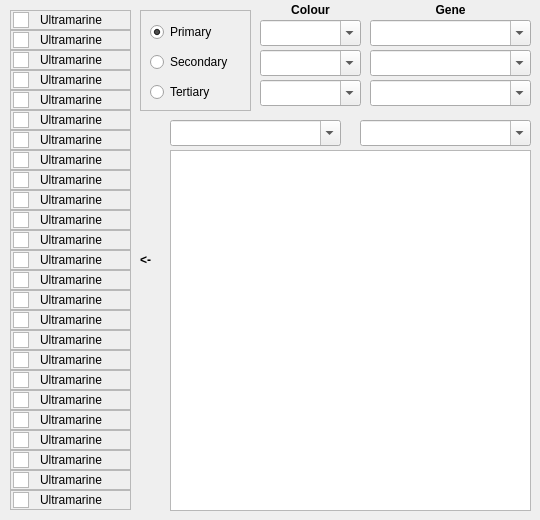
    <widget class="QWidget" name="morphology">
     <attribute name="title">
      <string>Morphology</string>
     </attribute>
     <widget class="QFrame" name="colourdisplayframe00">
      <property name="geometry">
       <rect>
        <x>10</x>
        <y>10</y>
        <width>121</width>
        <height>20</height>
       </rect>
      </property>
      <property name="frameShape">
       <enum>QFrame::Shape::StyledPanel</enum>
      </property>
      <property name="frameShadow">
       <enum>QFrame::Shadow::Raised</enum>
      </property>
      <widget class="QGraphicsView" name="graphicsView">
       <property name="geometry">
        <rect>
         <x>3</x>
         <y>2</y>
         <width>16</width>
         <height>16</height>
        </rect>
       </property>
      </widget>
      <widget class="QLabel" name="label">
       <property name="geometry">
        <rect>
         <x>30</x>
         <y>0</y>
         <width>101</width>
         <height>20</height>
        </rect>
       </property>
       <property name="text">
        <string>Ultramarine</string>
       </property>
      </widget>
     </widget>
     <widget class="QFrame" name="colourdisplayframe01">
      <property name="geometry">
       <rect>
        <x>10</x>
        <y>30</y>
        <width>121</width>
        <height>20</height>
       </rect>
      </property>
      <property name="frameShape">
       <enum>QFrame::Shape::StyledPanel</enum>
      </property>
      <property name="frameShadow">
       <enum>QFrame::Shadow::Raised</enum>
      </property>
      <widget class="QGraphicsView" name="graphicsView_2">
       <property name="geometry">
        <rect>
         <x>3</x>
         <y>2</y>
         <width>16</width>
         <height>16</height>
        </rect>
       </property>
      </widget>
      <widget class="QLabel" name="label_2">
       <property name="geometry">
        <rect>
         <x>30</x>
         <y>0</y>
         <width>101</width>
         <height>20</height>
        </rect>
       </property>
       <property name="text">
        <string>Ultramarine</string>
       </property>
      </widget>
     </widget>
     <widget class="QFrame" name="colourdisplayframe02">
      <property name="geometry">
       <rect>
        <x>10</x>
        <y>50</y>
        <width>121</width>
        <height>20</height>
       </rect>
      </property>
      <property name="frameShape">
       <enum>QFrame::Shape::StyledPanel</enum>
      </property>
      <property name="frameShadow">
       <enum>QFrame::Shadow::Raised</enum>
      </property>
      <widget class="QGraphicsView" name="graphicsView_4">
       <property name="geometry">
        <rect>
         <x>3</x>
         <y>2</y>
         <width>16</width>
         <height>16</height>
        </rect>
       </property>
      </widget>
      <widget class="QLabel" name="label_4">
       <property name="geometry">
        <rect>
         <x>30</x>
         <y>0</y>
         <width>101</width>
         <height>20</height>
        </rect>
       </property>
       <property name="text">
        <string>Ultramarine</string>
       </property>
      </widget>
     </widget>
     <widget class="QFrame" name="colourdisplayframe03">
      <property name="geometry">
       <rect>
        <x>10</x>
        <y>70</y>
        <width>121</width>
        <height>20</height>
       </rect>
      </property>
      <property name="frameShape">
       <enum>QFrame::Shape::StyledPanel</enum>
      </property>
      <property name="frameShadow">
       <enum>QFrame::Shadow::Raised</enum>
      </property>
      <widget class="QGraphicsView" name="graphicsView_3">
       <property name="geometry">
        <rect>
         <x>3</x>
         <y>2</y>
         <width>16</width>
         <height>16</height>
        </rect>
       </property>
      </widget>
      <widget class="QLabel" name="label_3">
       <property name="geometry">
        <rect>
         <x>30</x>
         <y>0</y>
         <width>101</width>
         <height>20</height>
        </rect>
       </property>
       <property name="text">
        <string>Ultramarine</string>
       </property>
      </widget>
     </widget>
     <widget class="QFrame" name="colourdisplayframe06">
      <property name="geometry">
       <rect>
        <x>10</x>
        <y>130</y>
        <width>121</width>
        <height>20</height>
       </rect>
      </property>
      <property name="frameShape">
       <enum>QFrame::Shape::StyledPanel</enum>
      </property>
      <property name="frameShadow">
       <enum>QFrame::Shadow::Raised</enum>
      </property>
      <widget class="QGraphicsView" name="graphicsView_9">
       <property name="geometry">
        <rect>
         <x>3</x>
         <y>2</y>
         <width>16</width>
         <height>16</height>
        </rect>
       </property>
      </widget>
      <widget class="QLabel" name="label_9">
       <property name="geometry">
        <rect>
         <x>30</x>
         <y>0</y>
         <width>101</width>
         <height>20</height>
        </rect>
       </property>
       <property name="text">
        <string>Ultramarine</string>
       </property>
      </widget>
     </widget>
     <widget class="QFrame" name="colourdisplayframe05">
      <property name="geometry">
       <rect>
        <x>10</x>
        <y>110</y>
        <width>121</width>
        <height>20</height>
       </rect>
      </property>
      <property name="frameShape">
       <enum>QFrame::Shape::StyledPanel</enum>
      </property>
      <property name="frameShadow">
       <enum>QFrame::Shadow::Raised</enum>
      </property>
      <widget class="QGraphicsView" name="graphicsView_10">
       <property name="geometry">
        <rect>
         <x>3</x>
         <y>2</y>
         <width>16</width>
         <height>16</height>
        </rect>
       </property>
      </widget>
      <widget class="QLabel" name="label_10">
       <property name="geometry">
        <rect>
         <x>30</x>
         <y>0</y>
         <width>101</width>
         <height>20</height>
        </rect>
       </property>
       <property name="text">
        <string>Ultramarine</string>
       </property>
      </widget>
     </widget>
     <widget class="QFrame" name="colourdisplayframe04">
      <property name="geometry">
       <rect>
        <x>10</x>
        <y>90</y>
        <width>121</width>
        <height>20</height>
       </rect>
      </property>
      <property name="frameShape">
       <enum>QFrame::Shape::StyledPanel</enum>
      </property>
      <property name="frameShadow">
       <enum>QFrame::Shadow::Raised</enum>
      </property>
      <widget class="QGraphicsView" name="graphicsView_11">
       <property name="geometry">
        <rect>
         <x>3</x>
         <y>2</y>
         <width>16</width>
         <height>16</height>
        </rect>
       </property>
      </widget>
      <widget class="QLabel" name="label_11">
       <property name="geometry">
        <rect>
         <x>30</x>
         <y>0</y>
         <width>101</width>
         <height>20</height>
        </rect>
       </property>
       <property name="text">
        <string>Ultramarine</string>
       </property>
      </widget>
     </widget>
     <widget class="QFrame" name="colourdisplayframe07">
      <property name="geometry">
       <rect>
        <x>10</x>
        <y>150</y>
        <width>121</width>
        <height>20</height>
       </rect>
      </property>
      <property name="frameShape">
       <enum>QFrame::Shape::StyledPanel</enum>
      </property>
      <property name="frameShadow">
       <enum>QFrame::Shadow::Raised</enum>
      </property>
      <widget class="QGraphicsView" name="graphicsView_12">
       <property name="geometry">
        <rect>
         <x>3</x>
         <y>2</y>
         <width>16</width>
         <height>16</height>
        </rect>
       </property>
      </widget>
      <widget class="QLabel" name="label_12">
       <property name="geometry">
        <rect>
         <x>30</x>
         <y>0</y>
         <width>101</width>
         <height>20</height>
        </rect>
       </property>
       <property name="text">
        <string>Ultramarine</string>
       </property>
      </widget>
     </widget>
     <widget class="QFrame" name="colourdisplayframe12">
      <property name="geometry">
       <rect>
        <x>10</x>
        <y>250</y>
        <width>121</width>
        <height>20</height>
       </rect>
      </property>
      <property name="frameShape">
       <enum>QFrame::Shape::StyledPanel</enum>
      </property>
      <property name="frameShadow">
       <enum>QFrame::Shadow::Raised</enum>
      </property>
      <widget class="QGraphicsView" name="graphicsView_20">
       <property name="geometry">
        <rect>
         <x>3</x>
         <y>2</y>
         <width>16</width>
         <height>16</height>
        </rect>
       </property>
      </widget>
      <widget class="QLabel" name="label_20">
       <property name="geometry">
        <rect>
         <x>30</x>
         <y>0</y>
         <width>101</width>
         <height>20</height>
        </rect>
       </property>
       <property name="text">
        <string>Ultramarine</string>
       </property>
      </widget>
     </widget>
     <widget class="QFrame" name="colourdisplayframe10">
      <property name="geometry">
       <rect>
        <x>10</x>
        <y>210</y>
        <width>121</width>
        <height>20</height>
       </rect>
      </property>
      <property name="frameShape">
       <enum>QFrame::Shape::StyledPanel</enum>
      </property>
      <property name="frameShadow">
       <enum>QFrame::Shadow::Raised</enum>
      </property>
      <widget class="QGraphicsView" name="graphicsView_14">
       <property name="geometry">
        <rect>
         <x>3</x>
         <y>2</y>
         <width>16</width>
         <height>16</height>
        </rect>
       </property>
      </widget>
      <widget class="QLabel" name="label_14">
       <property name="geometry">
        <rect>
         <x>30</x>
         <y>0</y>
         <width>101</width>
         <height>20</height>
        </rect>
       </property>
       <property name="text">
        <string>Ultramarine</string>
       </property>
      </widget>
     </widget>
     <widget class="QFrame" name="colourdisplayframe08">
      <property name="geometry">
       <rect>
        <x>10</x>
        <y>170</y>
        <width>121</width>
        <height>20</height>
       </rect>
      </property>
      <property name="frameShape">
       <enum>QFrame::Shape::StyledPanel</enum>
      </property>
      <property name="frameShadow">
       <enum>QFrame::Shadow::Raised</enum>
      </property>
      <widget class="QGraphicsView" name="graphicsView_18">
       <property name="geometry">
        <rect>
         <x>3</x>
         <y>2</y>
         <width>16</width>
         <height>16</height>
        </rect>
       </property>
      </widget>
      <widget class="QLabel" name="label_18">
       <property name="geometry">
        <rect>
         <x>30</x>
         <y>0</y>
         <width>101</width>
         <height>20</height>
        </rect>
       </property>
       <property name="text">
        <string>Ultramarine</string>
       </property>
      </widget>
     </widget>
     <widget class="QFrame" name="colourdisplayframe13">
      <property name="geometry">
       <rect>
        <x>10</x>
        <y>270</y>
        <width>121</width>
        <height>20</height>
       </rect>
      </property>
      <property name="frameShape">
       <enum>QFrame::Shape::StyledPanel</enum>
      </property>
      <property name="frameShadow">
       <enum>QFrame::Shadow::Raised</enum>
      </property>
      <widget class="QGraphicsView" name="graphicsView_17">
       <property name="geometry">
        <rect>
         <x>3</x>
         <y>2</y>
         <width>16</width>
         <height>16</height>
        </rect>
       </property>
      </widget>
      <widget class="QLabel" name="label_17">
       <property name="geometry">
        <rect>
         <x>30</x>
         <y>0</y>
         <width>101</width>
         <height>20</height>
        </rect>
       </property>
       <property name="text">
        <string>Ultramarine</string>
       </property>
      </widget>
     </widget>
     <widget class="QFrame" name="colourdisplayframe11">
      <property name="geometry">
       <rect>
        <x>10</x>
        <y>230</y>
        <width>121</width>
        <height>20</height>
       </rect>
      </property>
      <property name="frameShape">
       <enum>QFrame::Shape::StyledPanel</enum>
      </property>
      <property name="frameShadow">
       <enum>QFrame::Shadow::Raised</enum>
      </property>
      <widget class="QGraphicsView" name="graphicsView_19">
       <property name="geometry">
        <rect>
         <x>3</x>
         <y>2</y>
         <width>16</width>
         <height>16</height>
        </rect>
       </property>
      </widget>
      <widget class="QLabel" name="label_19">
       <property name="geometry">
        <rect>
         <x>30</x>
         <y>0</y>
         <width>101</width>
         <height>20</height>
        </rect>
       </property>
       <property name="text">
        <string>Ultramarine</string>
       </property>
      </widget>
     </widget>
     <widget class="QFrame" name="colourdisplayframe14">
      <property name="geometry">
       <rect>
        <x>10</x>
        <y>290</y>
        <width>121</width>
        <height>20</height>
       </rect>
      </property>
      <property name="frameShape">
       <enum>QFrame::Shape::StyledPanel</enum>
      </property>
      <property name="frameShadow">
       <enum>QFrame::Shadow::Raised</enum>
      </property>
      <widget class="QGraphicsView" name="graphicsView_15">
       <property name="geometry">
        <rect>
         <x>3</x>
         <y>2</y>
         <width>16</width>
         <height>16</height>
        </rect>
       </property>
      </widget>
      <widget class="QLabel" name="label_15">
       <property name="geometry">
        <rect>
         <x>30</x>
         <y>0</y>
         <width>101</width>
         <height>20</height>
        </rect>
       </property>
       <property name="text">
        <string>Ultramarine</string>
       </property>
      </widget>
     </widget>
     <widget class="QFrame" name="colourdisplayframe15">
      <property name="geometry">
       <rect>
        <x>10</x>
        <y>310</y>
        <width>121</width>
        <height>20</height>
       </rect>
      </property>
      <property name="frameShape">
       <enum>QFrame::Shape::StyledPanel</enum>
      </property>
      <property name="frameShadow">
       <enum>QFrame::Shadow::Raised</enum>
      </property>
      <widget class="QGraphicsView" name="graphicsView_13">
       <property name="geometry">
        <rect>
         <x>3</x>
         <y>2</y>
         <width>16</width>
         <height>16</height>
        </rect>
       </property>
      </widget>
      <widget class="QLabel" name="label_13">
       <property name="geometry">
        <rect>
         <x>30</x>
         <y>0</y>
         <width>101</width>
         <height>20</height>
        </rect>
       </property>
       <property name="text">
        <string>Ultramarine</string>
       </property>
      </widget>
     </widget>
     <widget class="QFrame" name="colourdisplayframe09">
      <property name="geometry">
       <rect>
        <x>10</x>
        <y>190</y>
        <width>121</width>
        <height>20</height>
       </rect>
      </property>
      <property name="frameShape">
       <enum>QFrame::Shape::StyledPanel</enum>
      </property>
      <property name="frameShadow">
       <enum>QFrame::Shadow::Raised</enum>
      </property>
      <widget class="QGraphicsView" name="graphicsView_16">
       <property name="geometry">
        <rect>
         <x>3</x>
         <y>2</y>
         <width>16</width>
         <height>16</height>
        </rect>
       </property>
      </widget>
      <widget class="QLabel" name="label_16">
       <property name="geometry">
        <rect>
         <x>30</x>
         <y>0</y>
         <width>101</width>
         <height>20</height>
        </rect>
       </property>
       <property name="text">
        <string>Ultramarine</string>
       </property>
      </widget>
     </widget>
     <widget class="QFrame" name="colourdisplayframe20">
      <property name="geometry">
       <rect>
        <x>10</x>
        <y>410</y>
        <width>121</width>
        <height>20</height>
       </rect>
      </property>
      <property name="frameShape">
       <enum>QFrame::Shape::StyledPanel</enum>
      </property>
      <property name="frameShadow">
       <enum>QFrame::Shadow::Raised</enum>
      </property>
      <widget class="QGraphicsView" name="graphicsView_28">
       <property name="geometry">
        <rect>
         <x>3</x>
         <y>2</y>
         <width>16</width>
         <height>16</height>
        </rect>
       </property>
      </widget>
      <widget class="QLabel" name="label_28">
       <property name="geometry">
        <rect>
         <x>30</x>
         <y>0</y>
         <width>101</width>
         <height>20</height>
        </rect>
       </property>
       <property name="text">
        <string>Ultramarine</string>
       </property>
      </widget>
     </widget>
     <widget class="QFrame" name="colourdisplayframe21">
      <property name="geometry">
       <rect>
        <x>10</x>
        <y>430</y>
        <width>121</width>
        <height>20</height>
       </rect>
      </property>
      <property name="frameShape">
       <enum>QFrame::Shape::StyledPanel</enum>
      </property>
      <property name="frameShadow">
       <enum>QFrame::Shadow::Raised</enum>
      </property>
      <widget class="QGraphicsView" name="graphicsView_25">
       <property name="geometry">
        <rect>
         <x>3</x>
         <y>2</y>
         <width>16</width>
         <height>16</height>
        </rect>
       </property>
      </widget>
      <widget class="QLabel" name="label_25">
       <property name="geometry">
        <rect>
         <x>30</x>
         <y>0</y>
         <width>101</width>
         <height>20</height>
        </rect>
       </property>
       <property name="text">
        <string>Ultramarine</string>
       </property>
      </widget>
     </widget>
     <widget class="QFrame" name="colourdisplayframe23">
      <property name="geometry">
       <rect>
        <x>10</x>
        <y>470</y>
        <width>121</width>
        <height>20</height>
       </rect>
      </property>
      <property name="frameShape">
       <enum>QFrame::Shape::StyledPanel</enum>
      </property>
      <property name="frameShadow">
       <enum>QFrame::Shadow::Raised</enum>
      </property>
      <widget class="QGraphicsView" name="graphicsView_21">
       <property name="geometry">
        <rect>
         <x>3</x>
         <y>2</y>
         <width>16</width>
         <height>16</height>
        </rect>
       </property>
      </widget>
      <widget class="QLabel" name="label_21">
       <property name="geometry">
        <rect>
         <x>30</x>
         <y>0</y>
         <width>101</width>
         <height>20</height>
        </rect>
       </property>
       <property name="text">
        <string>Ultramarine</string>
       </property>
      </widget>
     </widget>
     <widget class="QFrame" name="colourdisplayframe19">
      <property name="geometry">
       <rect>
        <x>10</x>
        <y>390</y>
        <width>121</width>
        <height>20</height>
       </rect>
      </property>
      <property name="frameShape">
       <enum>QFrame::Shape::StyledPanel</enum>
      </property>
      <property name="frameShadow">
       <enum>QFrame::Shadow::Raised</enum>
      </property>
      <widget class="QGraphicsView" name="graphicsView_27">
       <property name="geometry">
        <rect>
         <x>3</x>
         <y>2</y>
         <width>16</width>
         <height>16</height>
        </rect>
       </property>
      </widget>
      <widget class="QLabel" name="label_27">
       <property name="geometry">
        <rect>
         <x>30</x>
         <y>0</y>
         <width>101</width>
         <height>20</height>
        </rect>
       </property>
       <property name="text">
        <string>Ultramarine</string>
       </property>
      </widget>
     </widget>
     <widget class="QFrame" name="colourdisplayframe18">
      <property name="geometry">
       <rect>
        <x>10</x>
        <y>370</y>
        <width>121</width>
        <height>20</height>
       </rect>
      </property>
      <property name="frameShape">
       <enum>QFrame::Shape::StyledPanel</enum>
      </property>
      <property name="frameShadow">
       <enum>QFrame::Shadow::Raised</enum>
      </property>
      <widget class="QGraphicsView" name="graphicsView_22">
       <property name="geometry">
        <rect>
         <x>3</x>
         <y>2</y>
         <width>16</width>
         <height>16</height>
        </rect>
       </property>
      </widget>
      <widget class="QLabel" name="label_22">
       <property name="geometry">
        <rect>
         <x>30</x>
         <y>0</y>
         <width>101</width>
         <height>20</height>
        </rect>
       </property>
       <property name="text">
        <string>Ultramarine</string>
       </property>
      </widget>
     </widget>
     <widget class="QFrame" name="colourdisplayframe22">
      <property name="geometry">
       <rect>
        <x>10</x>
        <y>450</y>
        <width>121</width>
        <height>20</height>
       </rect>
      </property>
      <property name="frameShape">
       <enum>QFrame::Shape::StyledPanel</enum>
      </property>
      <property name="frameShadow">
       <enum>QFrame::Shadow::Raised</enum>
      </property>
      <widget class="QGraphicsView" name="graphicsView_23">
       <property name="geometry">
        <rect>
         <x>3</x>
         <y>2</y>
         <width>16</width>
         <height>16</height>
        </rect>
       </property>
      </widget>
      <widget class="QLabel" name="label_23">
       <property name="geometry">
        <rect>
         <x>30</x>
         <y>0</y>
         <width>101</width>
         <height>20</height>
        </rect>
       </property>
       <property name="text">
        <string>Ultramarine</string>
       </property>
      </widget>
     </widget>
     <widget class="QFrame" name="colourdisplayframe17">
      <property name="geometry">
       <rect>
        <x>10</x>
        <y>350</y>
        <width>121</width>
        <height>20</height>
       </rect>
      </property>
      <property name="frameShape">
       <enum>QFrame::Shape::StyledPanel</enum>
      </property>
      <property name="frameShadow">
       <enum>QFrame::Shadow::Raised</enum>
      </property>
      <widget class="QGraphicsView" name="graphicsView_24">
       <property name="geometry">
        <rect>
         <x>3</x>
         <y>2</y>
         <width>16</width>
         <height>16</height>
        </rect>
       </property>
      </widget>
      <widget class="QLabel" name="label_24">
       <property name="geometry">
        <rect>
         <x>30</x>
         <y>0</y>
         <width>101</width>
         <height>20</height>
        </rect>
       </property>
       <property name="text">
        <string>Ultramarine</string>
       </property>
      </widget>
     </widget>
     <widget class="QFrame" name="colourdisplayframe16">
      <property name="geometry">
       <rect>
        <x>10</x>
        <y>330</y>
        <width>121</width>
        <height>20</height>
       </rect>
      </property>
      <property name="frameShape">
       <enum>QFrame::Shape::StyledPanel</enum>
      </property>
      <property name="frameShadow">
       <enum>QFrame::Shadow::Raised</enum>
      </property>
      <widget class="QGraphicsView" name="graphicsView_26">
       <property name="geometry">
        <rect>
         <x>3</x>
         <y>2</y>
         <width>16</width>
         <height>16</height>
        </rect>
       </property>
      </widget>
      <widget class="QLabel" name="label_26">
       <property name="geometry">
        <rect>
         <x>30</x>
         <y>0</y>
         <width>101</width>
         <height>20</height>
        </rect>
       </property>
       <property name="text">
        <string>Ultramarine</string>
       </property>
      </widget>
     </widget>
     <widget class="QFrame" name="colourdisplayframe24">
      <property name="geometry">
       <rect>
        <x>10</x>
        <y>490</y>
        <width>121</width>
        <height>20</height>
       </rect>
      </property>
      <property name="frameShape">
       <enum>QFrame::Shape::StyledPanel</enum>
      </property>
      <property name="frameShadow">
       <enum>QFrame::Shadow::Raised</enum>
      </property>
      <widget class="QGraphicsView" name="graphicsView_30">
       <property name="geometry">
        <rect>
         <x>3</x>
         <y>2</y>
         <width>16</width>
         <height>16</height>
        </rect>
       </property>
      </widget>
      <widget class="QLabel" name="label_30">
       <property name="geometry">
        <rect>
         <x>30</x>
         <y>0</y>
         <width>101</width>
         <height>20</height>
        </rect>
       </property>
       <property name="text">
        <string>Ultramarine</string>
       </property>
      </widget>
     </widget>
     <widget class="QComboBox" name="primarycolourcombobox">
      <property name="geometry">
       <rect>
        <x>260</x>
        <y>20</y>
        <width>101</width>
        <height>26</height>
       </rect>
      </property>
      <property name="editable">
       <bool>true</bool>
      </property>
     </widget>
     <widget class="QLabel" name="label_31">
      <property name="geometry">
       <rect>
        <x>140</x>
        <y>250</y>
        <width>21</width>
        <height>20</height>
       </rect>
      </property>
      <property name="text">
       <string>&lt;html&gt;&lt;head/&gt;&lt;body&gt;&lt;p&gt;&lt;span style=&quot; font-weight:700;&quot;&gt;&amp;lt;-&lt;/span&gt;&lt;/p&gt;&lt;/body&gt;&lt;/html&gt;</string>
      </property>
     </widget>
     <widget class="QFrame" name="radiobuttonframe">
      <property name="geometry">
       <rect>
        <x>140</x>
        <y>10</y>
        <width>111</width>
        <height>101</height>
       </rect>
      </property>
      <property name="frameShape">
       <enum>QFrame::Shape::StyledPanel</enum>
      </property>
      <property name="frameShadow">
       <enum>QFrame::Shadow::Raised</enum>
      </property>
      <widget class="QRadioButton" name="primaryradiobutton">
       <property name="geometry">
        <rect>
         <x>10</x>
         <y>10</y>
         <width>101</width>
         <height>24</height>
        </rect>
       </property>
       <property name="text">
        <string>Primary</string>
       </property>
       <property name="checked">
        <bool>true</bool>
       </property>
      </widget>
      <widget class="QRadioButton" name="secondaryradiobutton">
       <property name="geometry">
        <rect>
         <x>10</x>
         <y>40</y>
         <width>101</width>
         <height>24</height>
        </rect>
       </property>
       <property name="text">
        <string>Secondary</string>
       </property>
      </widget>
      <widget class="QRadioButton" name="tertiaryradiobutton">
       <property name="geometry">
        <rect>
         <x>10</x>
         <y>70</y>
         <width>101</width>
         <height>24</height>
        </rect>
       </property>
       <property name="text">
        <string>Tertiary</string>
       </property>
      </widget>
     </widget>
     <widget class="QComboBox" name="secondarycolourcombobox">
      <property name="geometry">
       <rect>
        <x>260</x>
        <y>50</y>
        <width>101</width>
        <height>26</height>
       </rect>
      </property>
      <property name="editable">
       <bool>true</bool>
      </property>
     </widget>
     <widget class="QComboBox" name="tertiarycolourcombobox">
      <property name="geometry">
       <rect>
        <x>260</x>
        <y>80</y>
        <width>101</width>
        <height>26</height>
       </rect>
      </property>
      <property name="editable">
       <bool>true</bool>
      </property>
     </widget>
     <widget class="QComboBox" name="tertiarygenecombobox">
      <property name="geometry">
       <rect>
        <x>370</x>
        <y>80</y>
        <width>161</width>
        <height>26</height>
       </rect>
      </property>
      <property name="editable">
       <bool>true</bool>
      </property>
     </widget>
     <widget class="QComboBox" name="secondarygenecombobox">
      <property name="geometry">
       <rect>
        <x>370</x>
        <y>50</y>
        <width>161</width>
        <height>26</height>
       </rect>
      </property>
      <property name="editable">
       <bool>true</bool>
      </property>
     </widget>
     <widget class="QComboBox" name="primarygenecombobox">
      <property name="geometry">
       <rect>
        <x>370</x>
        <y>20</y>
        <width>161</width>
        <height>26</height>
       </rect>
      </property>
      <property name="editable">
       <bool>true</bool>
      </property>
     </widget>
     <widget class="QComboBox" name="breedcombobox">
      <property name="geometry">
       <rect>
        <x>170</x>
        <y>120</y>
        <width>171</width>
        <height>26</height>
       </rect>
      </property>
      <property name="editable">
       <bool>true</bool>
      </property>
     </widget>
     <widget class="ClickableQGraphicsView" name="breedgraphicsview">
      <property name="geometry">
       <rect>
        <x>170</x>
        <y>150</y>
        <width>361</width>
        <height>361</height>
       </rect>
      </property>
      <property name="mouseTracking">
       <bool>false</bool>
      </property>
      <property name="verticalScrollBarPolicy">
       <enum>Qt::ScrollBarPolicy::ScrollBarAlwaysOff</enum>
      </property>
      <property name="horizontalScrollBarPolicy">
       <enum>Qt::ScrollBarPolicy::ScrollBarAlwaysOff</enum>
      </property>
     </widget>
     <widget class="QComboBox" name="eyecombobox">
      <property name="geometry">
       <rect>
        <x>360</x>
        <y>120</y>
        <width>171</width>
        <height>26</height>
       </rect>
      </property>
      <property name="editable">
       <bool>true</bool>
      </property>
     </widget>
     <widget class="QLabel" name="label_5">
      <property name="geometry">
       <rect>
        <x>260</x>
        <y>0</y>
        <width>101</width>
        <height>20</height>
       </rect>
      </property>
      <property name="text">
       <string>&lt;html&gt;&lt;head/&gt;&lt;body&gt;&lt;p align=&quot;center&quot;&gt;&lt;span style=&quot; font-weight:700;&quot;&gt;Colour&lt;/span&gt;&lt;/p&gt;&lt;/body&gt;&lt;/html&gt;</string>
      </property>
     </widget>
     <widget class="QLabel" name="label_6">
      <property name="geometry">
       <rect>
        <x>370</x>
        <y>0</y>
        <width>161</width>
        <height>20</height>
       </rect>
      </property>
      <property name="text">
       <string>&lt;html&gt;&lt;head/&gt;&lt;body&gt;&lt;p align=&quot;center&quot;&gt;&lt;span style=&quot; font-weight:700;&quot;&gt;Gene&lt;/span&gt;&lt;/p&gt;&lt;/body&gt;&lt;/html&gt;</string>
      </property>
     </widget>
    </widget>
